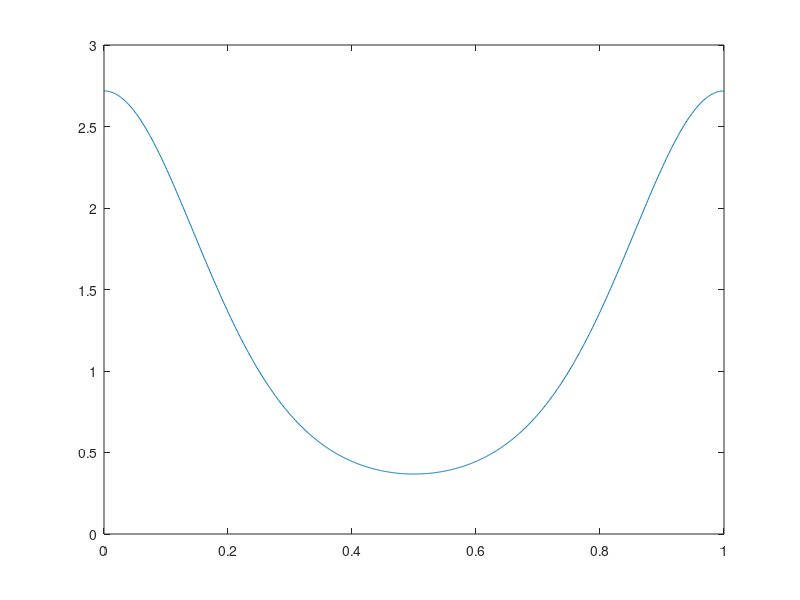

MATLAB code to generate this figure: (Note: this script raises an error after producing the figure.)
clear
close all
clc

n =21;

f = 'exp(cos(2*pi*x))';
f = inline(f);
x = linspace(0,1,n+1);
x = x(1:n);
F = f;
f = f(x);

X = 0:0.001:1;
%X = x;

a0 = plot(X,F(X));
hold on
N = length(X);
A = zeros(1,N);
[C,A] = myDFT(f,X);
A = real(A);
a1 = plot(X(1:end-1),A(1:end-1));

M0 = "Original function";
M1 = "Approximation";
legend([a0,a1], [M0,M1]);